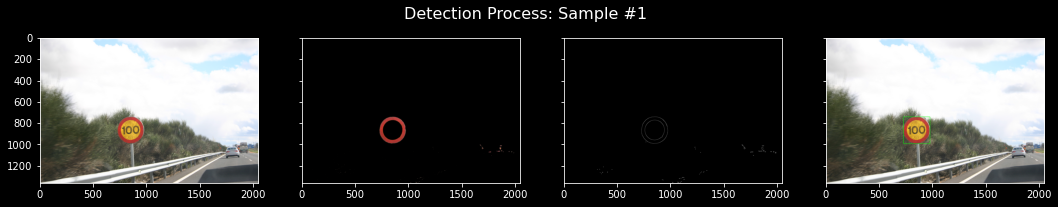
#> input picture Report_files/Report_5_0.png, 1058 x 207 px
$ python -i image_utils.py   (imports and definitions only)
#> lines starting #> are read from the running program, lines starting #| are printed output that depends on the picture; after the words box and inside, x2 and y2 are one past the last pixel; in counts of white or black regions, pixels touching at a corner belong together
import cv2
import numpy as np
import matplotlib.pyplot as plt


def turnoff_irrelevant(img, no_change=False):
#> called with no_change = False
    if no_change:
        return img

    cimg = cv2.cvtColor(img, cv2.COLOR_RGB2HSV)
#> cimg: shape (207, 1058, 3); mean H, S, V 13.5, 7.8, 59.6
    rel_colors = [
        [(0,50,20), (12,255,255)],
        [(175,50,20), (180,255,255)],
    ]
    mask = 0
    for [low, hi] in rel_colors:
        mask += cv2.inRange(cimg, low, hi)
#> this loop made 2 passes
#> pass 1, in turnoff_irrelevant, `mask += cv2.inRange(cimg, low, hi)`:
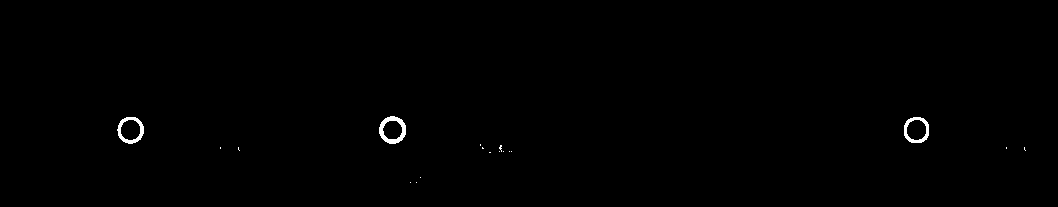
#> mask: shape (207, 1058); 0.4% white; 18 white regions (15 under 20 px), largest, box (x1, y1, x2, y2) and area: (379, 116, 406, 144) 320, (117, 117, 144, 144) 264, (904, 117, 929, 143) 247

    out_img = img.copy()
    out_img[np.where(mask==0)] = 0

    return smooth(out_img)

def smooth(img):
    return cv2.GaussianBlur(img,(5,5),0)

>>> import cv2
>>> picture = cv2.cvtColor(cv2.imread('Report_files/Report_5_0.png'), cv2.COLOR_BGR2RGB)
>>> result = turnoff_irrelevant(picture)

$ run again, on Report_files/Report_5_3.png
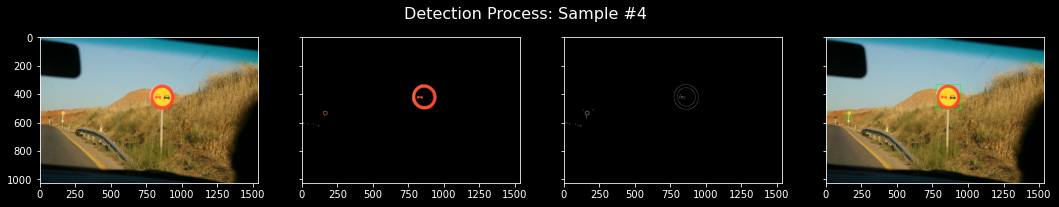
#> input picture Report_files/Report_5_3.png, 1059 x 207 px
#> cimg: shape (207, 1059, 3); mean H, S, V 15.1, 41.7, 43
#> the loop in turnoff_irrelevant, `for [low, hi] in rel_colors:` made 2 passes
#> pass 1, in turnoff_irrelevant, `mask += cv2.inRange(cimg, low, hi)`:
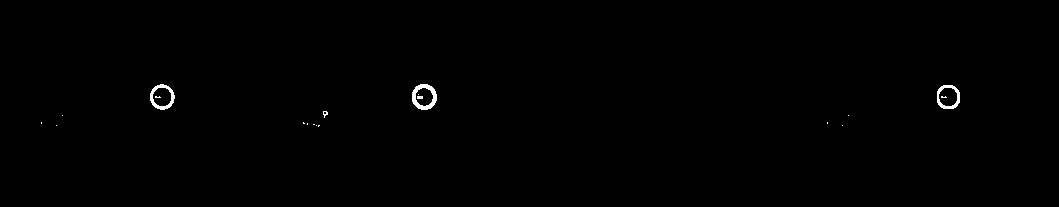
#> mask: shape (207, 1059); 0.37% white; 19 white regions (16 under 20 px), largest, box (x1, y1, x2, y2) and area: (412, 84, 437, 110) 290, (150, 84, 175, 110) 233, (937, 85, 960, 109) 212
